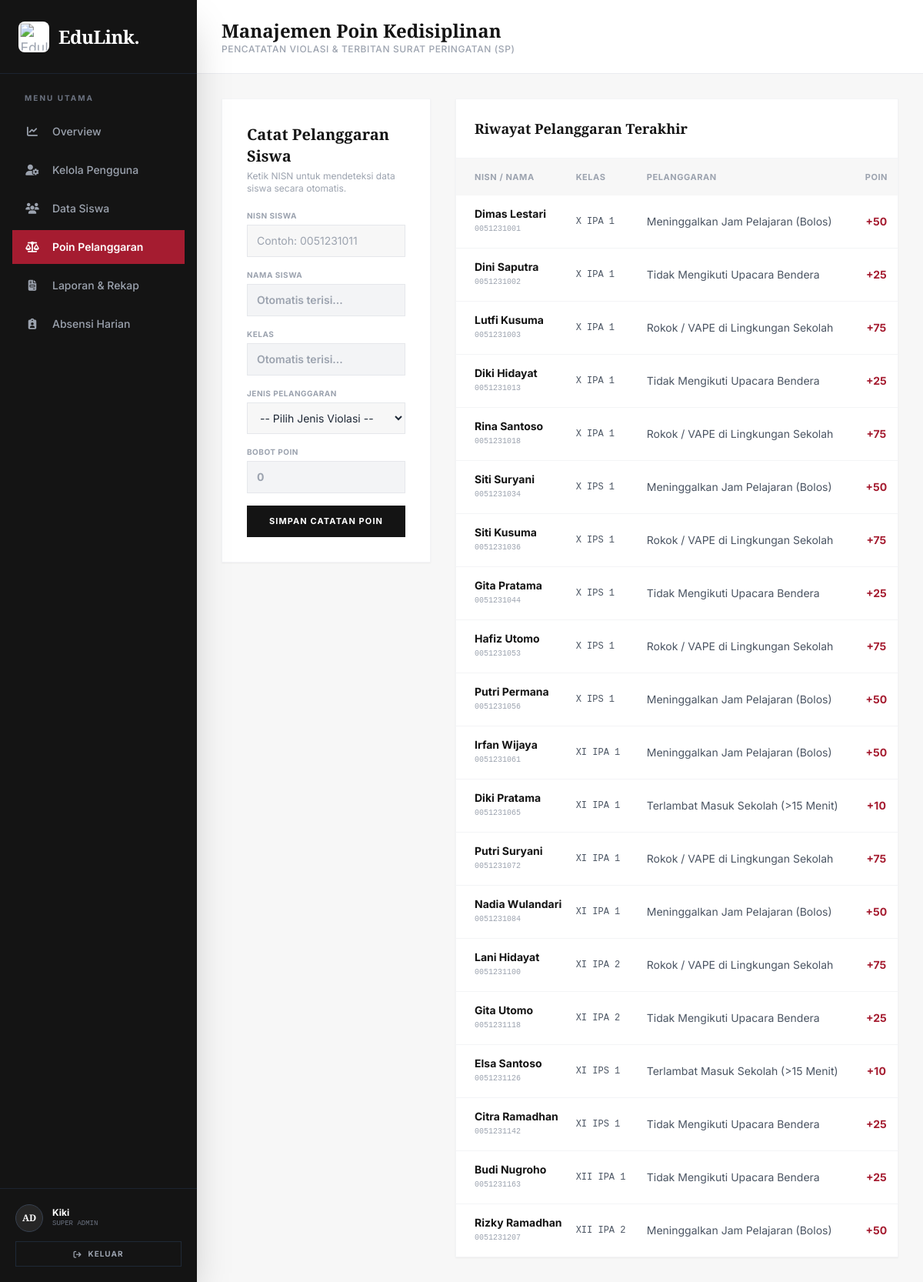
The app's page /poin (signed in) with its own data.
### tables this page shows
CREATE TABLE pelanggaran (
            id INTEGER PRIMARY KEY AUTOINCREMENT,
            nisn TEXT NOT NULL,
            nama_siswa TEXT NOT NULL,
            kelas TEXT NOT NULL,
            jenis_pelanggaran TEXT NOT NULL,
            poin INTEGER NOT NULL,
            tanggal TIMESTAMP DEFAULT CURRENT_TIMESTAMP
        );

### backend/app.py (the view)
@app.route('/poin')
def poin():
    if 'user_id' not in session:
        return redirect(url_for('login'))
    conn = get_db_connection()
    daftar_siswa = conn.execute("SELECT nisn, nama_siswa, kelas FROM siswa").fetchall()
    daftar_pelanggaran = conn.execute("SELECT * FROM pelanggaran ORDER BY tanggal DESC LIMIT 20").fetchall()
    conn.close()
    siswa_dict = {s['nisn']: {'nama': s['nama_siswa'], 'kelas': s['kelas']} for s in daftar_siswa}
    return render_template('dashboard/poin.html',
                           nama_user=session['nama'],
                           siswa_map=siswa_dict,
                           pelanggaran_list=daftar_pelanggaran)

### backend/modules/database.py (called while the page is built)
def get_db_connection():
    conn = sqlite3.connect(DB_PATH)
    conn.row_factory = sqlite3.Row
    return conn

### frontend/templates/dashboard/poin.html (shortened to what this page needs)
<!DOCTYPE html>
<html lang="id">
<head>
    <script src="https://cdn.tailwindcss.com"></script>
    <link rel="stylesheet" href="https://cdnjs.cloudflare.com/ajax/libs/font-awesome/6.4.0/css/all.min.css">
</head>
<body class="bg-eduPaper text-gray-800 font-sans h-screen flex overflow-hidden selection:bg-eduCrimson-600 selection:text-white">
    <aside id="sidebar" class="fixed lg:static top-0 left-0 h-full w-64 bg-eduDark-900 text-gray-400 flex flex-col shadow-2xl z-40 shrink-0 transform -translate-x-full lg:translate-x-0 transition-transform duration-300">
        <div class="h-20 lg:h-24 flex items-center justify-between px-6 border-b border-gray-800/80">
            <div class="flex items-center gap-3">
                <div class="w-10 h-10 rounded-lg bg-white p-1 flex items-center justify-center shrink-0 border-none shadow-none">
                    <img src="{{ url_for('static', filename='images/edulink-logo.webp') }}" alt="EduLink Logo" class="w-full h-full object-contain mix-blend-multiply scale-110">
                </div>
                <span class="text-2xl font-serif font-bold text-white tracking-tight">EduLink.</span>
            </div>
        </div>
        <nav class="flex-1 overflow-y-auto py-6 px-4 flex flex-col gap-1.5">
            <p class="px-4 text-[10px] font-bold text-gray-500 uppercase tracking-[0.2em] mb-2">Menu Utama</p>
            <a href="/dashboard" class="flex items-center gap-4 px-4 py-3 hover:bg-eduDark-800 hover:text-white transition"><i class="fa-solid fa-chart-line text-sm w-5 text-center"></i><span class="text-sm font-medium">Overview</span></a>
            <a href="/users" class="flex items-center gap-4 px-4 py-3 hover:bg-eduDark-800 hover:text-white transition"><i class="fa-solid fa-user-gear text-sm w-5 text-center"></i><span class="text-sm font-medium">Kelola Pengguna</span></a>
            <a href="/siswa" class="flex items-center gap-4 px-4 py-3 hover:bg-eduDark-800 hover:text-white transition"><i class="fa-solid fa-users text-sm w-5 text-center"></i><span class="text-sm font-medium">Data Siswa</span></a>
            <a href="/poin" class="flex items-center gap-4 px-4 py-3 bg-eduCrimson-600 text-white transition"><i class="fa-solid fa-scale-balanced text-sm w-5 text-center"></i><span class="text-sm font-semibold">Poin Pelanggaran</span></a>
            <a href="/laporan" class="flex items-center gap-4 px-4 py-3 hover:bg-eduDark-800 hover:text-white transition"><i class="fa-solid fa-file-invoice text-sm w-5 text-center"></i><span class="text-sm font-medium">Laporan & Rekap</span></a>
            <a href="/absensi" class="flex items-center gap-4 px-4 py-3 hover:bg-eduDark-800 hover:text-white transition"><i class="fa-solid fa-clipboard-user text-sm w-5 text-center"></i><span class="text-sm font-medium">Absensi Harian</span></a>
        </nav>
        <div class="p-5 border-t border-gray-800/80">
            <div class="flex items-center gap-3 mb-3">
                <div class="w-9 h-9 rounded-full bg-eduDark-700 border border-gray-700 flex items-center justify-center text-white font-bold font-serif text-xs">AD</div>
                <div class="overflow-hidden">
                    <p class="text-xs font-bold text-white truncate">{{ nama_user }}</p>
                    <p class="text-[9px] font-mono text-gray-500 uppercase">Super Admin</p>
                </div>
            </div>
            <a href="/logout" class="flex items-center justify-center gap-2 w-full py-2 border border-gray-800 text-[10px] font-bold text-gray-400 hover:text-white hover:bg-eduCrimson-600 transition uppercase tracking-widest"><i class="fa-solid fa-arrow-right-from-bracket"></i> Keluar</a>
        </div>
    </aside>
    <main class="flex-1 flex flex-col h-full relative z-10 min-w-0">
        <header class="h-20 lg:h-24 bg-white border-b border-gray-200/80 flex items-center justify-between px-4 sm:px-8 shrink-0">
            <div class="flex items-center gap-3">
                <div>
                    <h1 class="text-lg sm:text-2xl font-serif font-bold text-eduDark-900 leading-tight">Manajemen Poin Kedisiplinan</h1>
                    <p class="text-[10px] sm:text-xs text-gray-400 font-medium uppercase tracking-wider hidden sm:block">Pencatatan Violasi & Terbitan Surat Peringatan (SP)</p>
                </div>
            </div>
        </header>
        <div class="flex-1 overflow-y-auto p-4 sm:p-8 space-y-6 sm:space-y-8">
            <div class="grid grid-cols-1 lg:grid-cols-3 gap-6 sm:gap-8 items-start">
                <div class="bg-white p-5 sm:p-8 border border-gray-100 shadow-sm">
                    <h3 class="font-serif font-bold text-lg sm:text-xl text-eduDark-900 mb-1">Catat Pelanggaran Siswa</h3>
                    <p class="text-xs text-gray-400 mb-5">Ketik NISN untuk mendeteksi data siswa secara otomatis.</p>
                    <form action="#" method="POST" autocomplete="off" class="space-y-4">
                        <div>
                            <label class="text-[10px] font-bold text-gray-400 uppercase tracking-wider block mb-1">NISN Siswa</label>
                            <input type="text" id="inputNisn" name="nisn" oninput="autoSearchSiswa()" required placeholder="Contoh: 0051231011" class="w-full bg-eduPaper border border-gray-200 text-xs sm:text-sm py-2.5 px-3 focus:outline-none focus:border-eduCrimson-600">
                        </div>
                        <div>
                            <label class="text-[10px] font-bold text-gray-400 uppercase tracking-wider block mb-1">Nama Siswa</label>
                            <input type="text" id="inputNamaSiswa" name="nama_siswa" required readonly placeholder="Otomatis terisi..." class="w-full bg-gray-100 border border-gray-200 text-xs sm:text-sm py-2.5 px-3 font-semibold text-eduDark-900 focus:outline-none">
                        </div>
                        <div>
                            <label class="text-[10px] font-bold text-gray-400 uppercase tracking-wider block mb-1">Kelas</label>
                            <input type="text" id="inputKelas" name="kelas" required readonly placeholder="Otomatis terisi..." class="w-full bg-gray-100 border border-gray-200 text-xs sm:text-sm py-2.5 px-3 font-semibold text-eduDark-900 focus:outline-none">
                        </div>
                        <div>
                            <label class="text-[10px] font-bold text-gray-400 uppercase tracking-wider block mb-1">Jenis Pelanggaran</label>
                            <select id="selectPelanggaran" name="jenis_pelanggaran" onchange="autoFillPoin(this)" required class="w-full bg-eduPaper border border-gray-200 text-xs sm:text-sm py-2.5 px-3 focus:outline-none focus:border-eduCrimson-600">
                                <option value="" data-poin="0" disabled selected>-- Pilih Jenis Violasi --</option>
                            </select>
                        </div>
                        <div>
                            <label class="text-[10px] font-bold text-gray-400 uppercase tracking-wider block mb-1">Bobot Poin</label>
                            <input type="number" id="inputPoin" name="poin" required readonly placeholder="0" class="w-full bg-gray-100 border border-gray-200 text-xs sm:text-sm py-2.5 px-3 font-bold text-eduCrimson-600 focus:outline-none">
                        </div>
                        <button type="submit" class="w-full bg-eduDark-900 hover:bg-eduCrimson-600 text-white font-bold py-3 transition text-[11px] uppercase tracking-widest mt-2">
                            Simpan Catatan Poin
                        </button>
                    </form>
                </div>
                <div class="lg:col-span-2 bg-white border border-gray-100 shadow-sm">
                    <div class="p-4 sm:p-6 border-b border-gray-100 flex justify-between items-center">
                        <h3 class="font-serif font-bold text-base sm:text-lg text-eduDark-900">Riwayat Pelanggaran Terakhir</h3>
                    </div>
                    <div class="overflow-x-auto">
                        <table class="w-full text-left text-xs sm:text-sm text-gray-600 min-w-[550px]">
                            <thead class="bg-eduPaper text-[10px] sm:text-[11px] uppercase font-bold text-gray-400 tracking-wider">
                                <tr>
                                    <th class="pl-6 py-3.5">NISN / Nama</th>
                                    <th class="px-3 py-3.5">Kelas</th>
                                    <th class="px-3 py-3.5">Pelanggaran</th>
                                    <th class="px-3 py-3.5 text-center">Poin</th>
                                </tr>
                            </thead>
                            <tbody class="divide-y divide-gray-100">
                                {% for p in pelanggaran_list %}
                                <tr class="hover:bg-gray-50/80">
                                    <td class="pl-6 py-3.5">
                                        <p class="font-bold text-eduDark-900">{{ p.nama_siswa }}</p>
                                        <p class="text-[10px] font-mono text-gray-400">{{ p.nisn }}</p>
                                    </td>
                                    <td class="px-3 py-3.5 font-mono text-xs">{{ p.kelas }}</td>
                                    <td class="px-3 py-3.5">{{ p.jenis_pelanggaran }}</td>
                                    <td class="px-3 py-3.5 text-center font-bold text-eduCrimson-600">+{{ p.poin }}</td>
                                </tr>
                                {% else %}
                                <tr>
                                    <td colspan="4" class="text-center py-6 text-gray-400 italic">Belum ada data riwayat pelanggaran.</td>
                                </tr>
                                {% endfor %}
                            </tbody>
                        </table>
                    </div>
                </div>
            </div>
        </div>
    </main>
</body>
</html>

### records on screen
pelanggaran: nama_siswa "Dimas Lestari", nisn "0051231001", kelas "X IPA 1", jenis_pelanggaran "Meninggalkan Jam Pelajaran (Bolos)", poin "50"
pelanggaran: nama_siswa "Dini Saputra", nisn "0051231002", kelas "X IPA 1", jenis_pelanggaran "Tidak Mengikuti Upacara Bendera", poin "25"
pelanggaran: nama_siswa "Lutfi Kusuma", nisn "0051231003", kelas "X IPA 1", jenis_pelanggaran "Rokok / VAPE di Lingkungan Sekolah", poin "75"
pelanggaran: nama_siswa "Diki Hidayat", nisn "0051231013", kelas "X IPA 1", jenis_pelanggaran "Tidak Mengikuti Upacara Bendera", poin "25"
pelanggaran: nama_siswa "Rina Santoso", nisn "0051231018", kelas "X IPA 1", jenis_pelanggaran "Rokok / VAPE di Lingkungan Sekolah", poin "75"
pelanggaran: nama_siswa "Siti Suryani", nisn "0051231034", kelas "X IPS 1", jenis_pelanggaran "Meninggalkan Jam Pelajaran (Bolos)", poin "50"
pelanggaran: nama_siswa "Siti Kusuma", nisn "0051231036", kelas "X IPS 1", jenis_pelanggaran "Rokok / VAPE di Lingkungan Sekolah", poin "75"
pelanggaran: nama_siswa "Gita Pratama", nisn "0051231044", kelas "X IPS 1", jenis_pelanggaran "Tidak Mengikuti Upacara Bendera", poin "25"
pelanggaran: nama_siswa "Hafiz Utomo", nisn "0051231053", kelas "X IPS 1", jenis_pelanggaran "Rokok / VAPE di Lingkungan Sekolah", poin "75"
pelanggaran: nama_siswa "Putri Permana", nisn "0051231056", kelas "X IPS 1", jenis_pelanggaran "Meninggalkan Jam Pelajaran (Bolos)", poin "50"
pelanggaran: nama_siswa "Irfan Wijaya", nisn "0051231061", kelas "XI IPA 1", jenis_pelanggaran "Meninggalkan Jam Pelajaran (Bolos)", poin "50"
pelanggaran: nama_siswa "Diki Pratama", nisn "0051231065", kelas "XI IPA 1", jenis_pelanggaran "Terlambat Masuk Sekolah (>15 Menit)", poin "10"
pelanggaran: nama_siswa "Putri Suryani", nisn "0051231072", kelas "XI IPA 1", jenis_pelanggaran "Rokok / VAPE di Lingkungan Sekolah", poin "75"
pelanggaran: nama_siswa "Nadia Wulandari", nisn "0051231084", kelas "XI IPA 1", jenis_pelanggaran "Meninggalkan Jam Pelajaran (Bolos)", poin "50"
pelanggaran: nama_siswa "Lani Hidayat", nisn "0051231100", kelas "XI IPA 2", jenis_pelanggaran "Rokok / VAPE di Lingkungan Sekolah", poin "75"
pelanggaran: nama_siswa "Gita Utomo", nisn "0051231118", kelas "XI IPA 2", jenis_pelanggaran "Tidak Mengikuti Upacara Bendera", poin "25"
pelanggaran: nama_siswa "Elsa Santoso", nisn "0051231126", kelas "XI IPS 1", jenis_pelanggaran "Terlambat Masuk Sekolah (>15 Menit)", poin "10"
pelanggaran: nama_siswa "Citra Ramadhan", nisn "0051231142", kelas "XI IPS 1", jenis_pelanggaran "Tidak Mengikuti Upacara Bendera", poin "25"
pelanggaran: nama_siswa "Budi Nugroho", nisn "0051231163", kelas "XII IPA 1", jenis_pelanggaran "Tidak Mengikuti Upacara Bendera", poin "25"
pelanggaran: nama_siswa "Rizky Ramadhan", nisn "0051231207", kelas "XII IPA 2", jenis_pelanggaran "Meninggalkan Jam Pelajaran (Bolos)", poin "50"

### other values on screen
{{ nama_user }} "Kiki"
